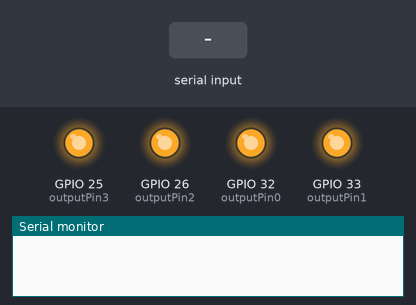
Bench run of a sketch on a simulated ESP32. Parts: output pins drawn as LEDs (lit = HIGH), the last lines printed to the serial monitor. Inputs (shaded band) come from the test bench. Nothing arrives over Bluetooth unless stated.

Above: at 1.2 s.
1.3 s: "0" received over the second serial link
At 2.4 s:
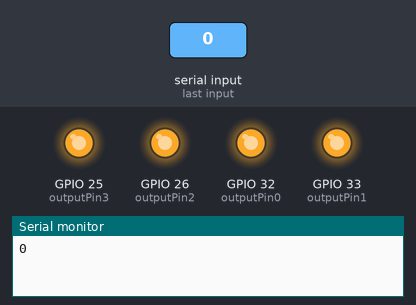
2.8 s: "1" received over the second serial link
At 3.2 s:
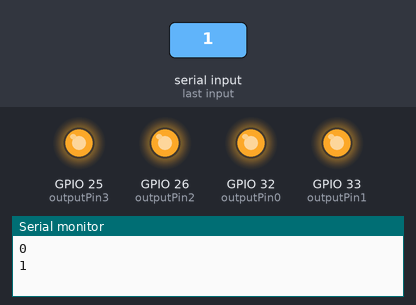
4.3 s: "2" received over the second serial link
At 5.5 s:
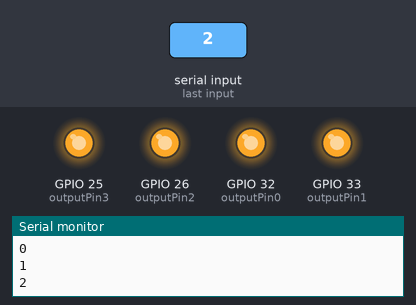
5.8 s: "3" received over the second serial link
At 6.9 s:
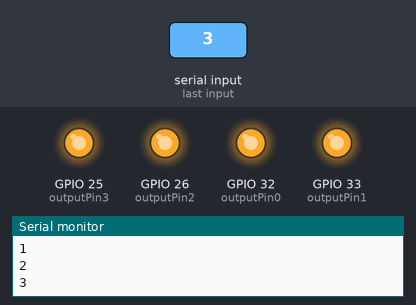
Timing chart, 0 to 8.3 s (numbered marks = the images above; inputs shaded):
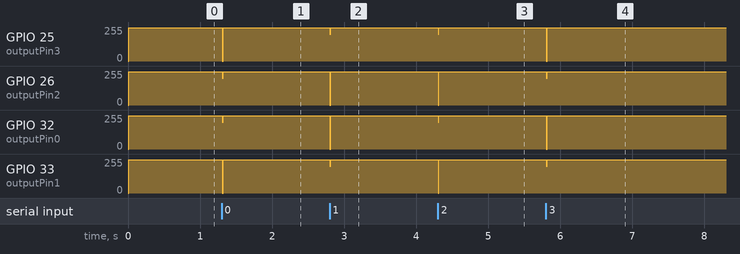

Measured:
- after the input at 1.3 s, GPIO 25 (outputPin3), GPIO 33 (outputPin1): 249/255 → 0/255 at once, → 249/255 0.01 s later; GPIO 26 (outputPin2), GPIO 32 (outputPin0): 249/255 → 199/255 at once, → 249/255 0.01 s later
- after the input at 2.8 s, GPIO 25 (outputPin3), GPIO 33 (outputPin1): 249/255 → 199/255 at once, → 249/255 0.01 s later; GPIO 26 (outputPin2), GPIO 32 (outputPin0): 249/255 → 0/255 at once, → 249/255 0.01 s later
- after the input at 4.3 s, GPIO 25 (outputPin3), GPIO 32 (outputPin0): 249/255 → 199/255 at once, → 249/255 0.01 s later; GPIO 26 (outputPin2), GPIO 33 (outputPin1): 249/255 → 0/255 at once, → 249/255 0.01 s later
- after the input at 5.8 s, GPIO 25 (outputPin3), GPIO 32 (outputPin0): 249/255 → 0/255 at once, → 249/255 0.01 s later; GPIO 26 (outputPin2), GPIO 33 (outputPin1): 249/255 → 199/255 at once, → 249/255 0.01 s later

The sketch:

ledcWrite.ino
```cpp
#include <BluetoothSerial.h>

#define outputPin0 32
#define outputPin1 33
#define outputPin2 26
#define outputPin3 25

BluetoothSerial SerialBT;

void forward(uint32_t pwm);
void backward(uint32_t pwm);
void left(uint32_t pwm);
void right(uint32_t pwm);
void stop(void);
void nothing(void);

uint32_t pwm = 200;
bool boost = false;

void setup() {
  SerialBT.begin("ESP32_1");      // Bluetoothシリアルに「ESP32_1」という名前をつけて初期化 // 2つ目の機体は「ESP32_2」に変更
  Serial.begin(115200);

  pinMode(outputPin0, OUTPUT);
  pinMode(outputPin1, OUTPUT);
  pinMode(outputPin2, OUTPUT);
  pinMode(outputPin3, OUTPUT);

  ledcSetup(0, 5000, 8);
  ledcSetup(1, 5000, 8);
  ledcSetup(2, 5000, 8);
  ledcSetup(3, 5000, 8);

  ledcAttachPin(outputPin0, 0);
  ledcAttachPin(outputPin1, 1);
  ledcAttachPin(outputPin2, 2);
  ledcAttachPin(outputPin3, 3);

}

void loop() {
  if (SerialBT.available()) {      // Bluetoothシリアルに受信したかどうかを調べる
    char ch = SerialBT.read();     // 受信した文字を得る
    Serial.println(ch);            // 受信した文字をシリアルモニタに出力


    if (ch == '0') {
      forward(pwm);
    }
    else if (ch == '1') {
      backward(pwm);
    }
    else if (ch == '2') {
      left(pwm);
    }
    else if (ch == '3') {
      right(pwm);
    }
    else{
      stop();
    }
  }else{
    delay(10);
    stop();
  }
}

void forward(uint32_t pwm) {
  ledcWrite(0,pwm);
  ledcWrite(1,0);
  ledcWrite(2,pwm);
  ledcWrite(3,0);
}

void backward(uint32_t pwm) {
  ledcWrite(0,0);
  ledcWrite(1,pwm);
  ledcWrite(2,0);
  ledcWrite(3,pwm);
}

void left(uint32_t pwm) {
  ledcWrite(0,pwm);
  ledcWrite(1,0);
  ledcWrite(2,0);
  ledcWrite(3,pwm);
}

void right(uint32_t pwm) {
  ledcWrite(0,0);
  ledcWrite(1,pwm);
  ledcWrite(2,pwm);
  ledcWrite(3,0);
}

void stop(void){
  ledcWrite(0,250);
  ledcWrite(1,250);
  ledcWrite(2,250);
  ledcWrite(3,250);
}

void nothing(void){
  ledcWrite(0,0);
  ledcWrite(1,0);
  ledcWrite(2,0);
  ledcWrite(3,0);
}
```
